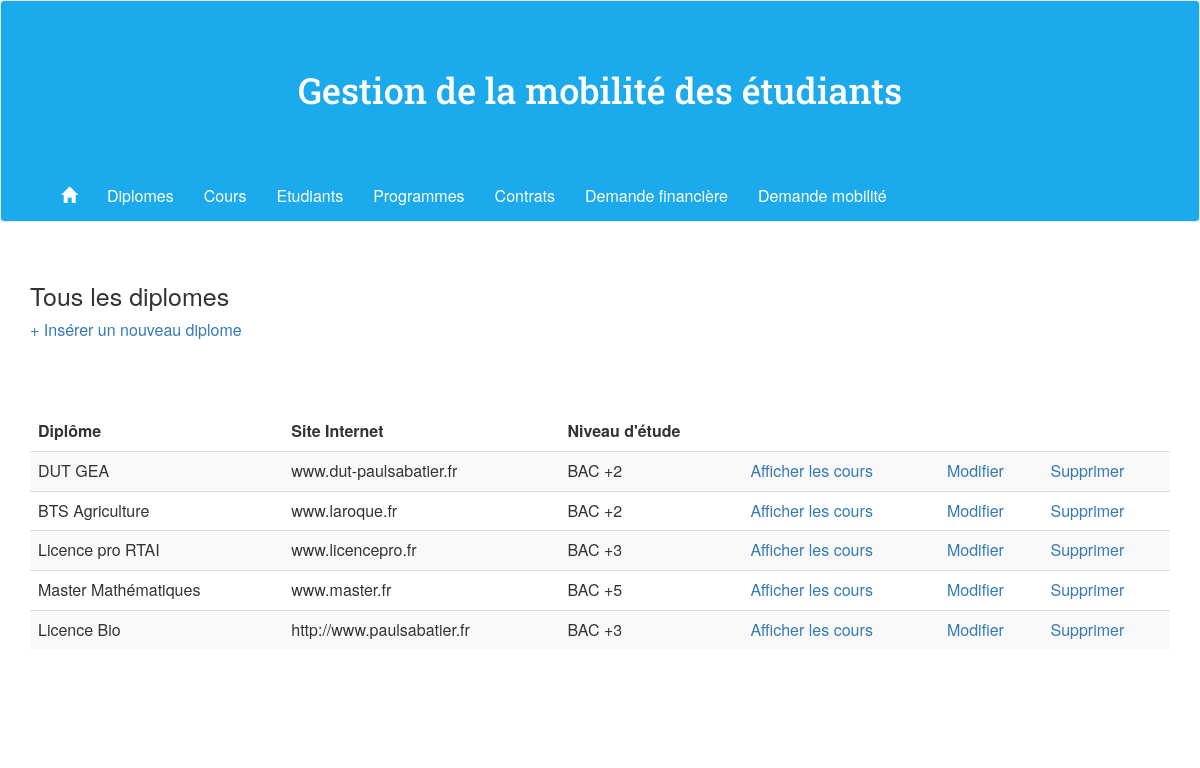
The page /PHP/index.php/diplomes/all on the database its author committed.
### tables this page shows
CREATE TABLE IF NOT EXISTS `diplomes` (
  `CODEDIP` int(2) NOT NULL AUTO_INCREMENT,
  `NOMU` varchar(128) NOT NULL,
  `INTITULEDIP` varchar(128) DEFAULT NULL,
  `ADRESSEWEBD` varchar(128) DEFAULT NULL,
  `NIVEAU` varchar(128) DEFAULT NULL,
  PRIMARY KEY (`CODEDIP`),
  KEY `I_FK_DIPLOMES_UNIVERSITES` (`NOMU`)
);

### PHP/application/controllers/diplomes.php (called while the page is built, shortened)
<?php
class Diplomes extends CI_Controller{
    public function __construct(){
        $this->load->model('diplomes_modele');
        $this->load->helper('url_helper');
    }
    public function all(){
        $data['diplomes'] = $this->diplomes_modele->show();
        $this->load->view('header');
        $this->load->view('diplomes/all', $data);
        $this->load->view('footer');
    }
}
?>

### PHP/index.php (called while the page is built, shortened)
<?php
require_once BASEPATH.'core/CodeIgniter.php';

### PHP/application/models/diplomes_modele.php (called while the page is built, shortened)
<?php
class Diplomes_modele extends CI_MODEL{
	public function show(){
		$query = $this->db->get('diplomes');
		return $query->result_array();
	}
}
?>

### PHP/application/views/diplomes/all.php (the view)
<h2>Tous les diplomes</h2>
<div class="main">
	<a href="diplomes/insert/">+ Insérer un nouveau diplome</a>
	<table class="table table-striped">
		<thead>
		    <tr>
		      <th>Diplôme</th>
		      <th>Site Internet</th>
		      <th>Niveau d'étude</th>
		    </tr>
  		</thead>
		<?php
		foreach ($diplomes as $diplome) {
			echo'<tr>
	        		<td>'.$diplome['INTITULEDIP'].'</td>
	        		<td>'.$diplome['ADRESSEWEBD'].'</td>
	        		<td>'.$diplome['NIVEAU'].'</td>
	        		<td><a href="cours/'.$diplome['CODEDIP'].'">Afficher les cours</a></td>
	        		<td><a href="diplomes/updateform/'.$diplome['CODEDIP'].'">Modifier</a></td>
	        		<td><a href="diplomes/delete/'.$diplome['CODEDIP'].'">Supprimer</a></td>
	        	</tr>';
		}
		?>
	</table>
</div>

### PHP/style.css (style rules this page uses)
body { font-size: 16px; padding-bottom: 100px; }
h2 { font-size: 25px; }
th { border-bottom: 0 !important; }
.table { margin-top: 70px; margin-bottom: 90px; border: none; }

### rows shown on the page
diplomes: INTITULEDIP "DUT GEA", ADRESSEWEBD "www.dut-paulsabatier.fr", NIVEAU "BAC +2"
diplomes: INTITULEDIP "BTS Agriculture", ADRESSEWEBD "www.laroque.fr", NIVEAU "BAC +2"
diplomes: INTITULEDIP "Licence pro RTAI", ADRESSEWEBD "www.licencepro.fr", NIVEAU "BAC +3"
diplomes: INTITULEDIP "Master Mathématiques", ADRESSEWEBD "www.master.fr", NIVEAU "BAC +5"
diplomes: INTITULEDIP "Licence Bio", ADRESSEWEBD "http://www.paulsabatier.fr", NIVEAU "BAC +3"
